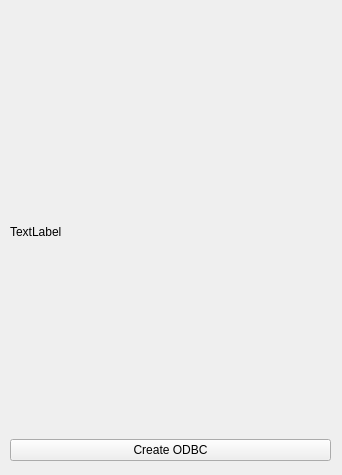
<?xml version="1.0" encoding="UTF-8"?>
<ui version="4.0">
 <class>SetODBC</class>
 <widget class="QWidget" name="SetODBC">
  <property name="geometry">
   <rect>
    <x>0</x>
    <y>0</y>
    <width>342</width>
    <height>475</height>
   </rect>
  </property>
  <property name="windowTitle">
   <string>Form</string>
  </property>
  <widget class="QWidget" name="gridLayoutWidget">
   <property name="geometry">
    <rect>
     <x>10</x>
     <y>30</y>
     <width>321</width>
     <height>431</height>
    </rect>
   </property>
   <layout class="QGridLayout" name="gridLayout">
    <item row="1" column="0">
     <widget class="QPushButton" name="CreateODBC">
      <property name="text">
       <string>Create ODBC</string>
      </property>
     </widget>
    </item>
    <item row="0" column="0">
     <widget class="QLabel" name="messageLabel">
      <property name="text">
       <string>TextLabel</string>
      </property>
      <property name="wordWrap">
       <bool>true</bool>
      </property>
     </widget>
    </item>
   </layout>
  </widget>
 </widget>
 <resources/>
 <connections/>
</ui>
